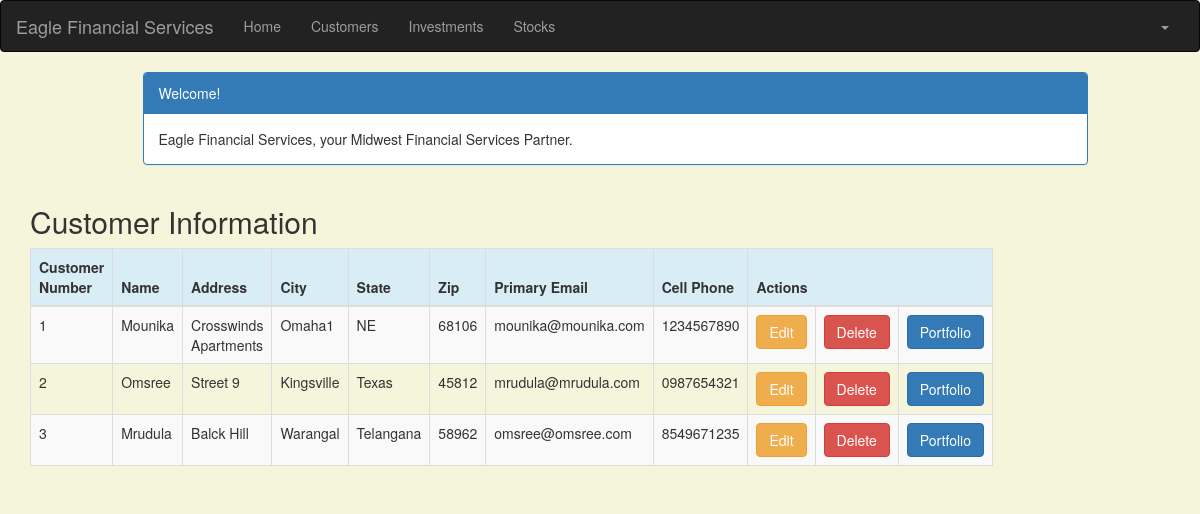
The page /customer/ (signed in) on the database its author committed.
### portfolio/models.py (models this page shows, shortened)
class Customer(models.Model):
    name = models.CharField(max_length=50)
    address = models.CharField(max_length=200)
    cust_number = models.IntegerField(blank=False, null=False)
    city = models.CharField(max_length=50)
    state = models.CharField(max_length=50)
    zipcode = models.CharField(max_length=10)
    email = models.EmailField(max_length=200)
    cell_phone = models.CharField(max_length=50)
    created_date = models.DateTimeField(
        default=timezone.now)
    updated_date = models.DateTimeField(auto_now_add=True)

### portfolio/views.py (the view)
# urls.py: url(r'^customer/$', views.customer_list, name='customer_list'),
@login_required
def customer_list(request):
   customer = Customer.objects.filter(created_date__lte=timezone.now())
   return render(request, 'portfolio/customer_list.html',
                 {'customers': customer})

### portfolio/templates/portfolio/customer_list.html (shortened to what this page needs)
{% extends 'portfolio/base.html' %}
{% block content %}
    <!DOCTYPE html>
    <html>
    <head>
        <link rel="stylesheet" href="https://maxcdn.bootstrapcdn.com/bootstrap/3.3.4/css/bootstrap.min.css">
    </head>
    <body>
    <div class="container">
        <div class="row">
            <div class="col-md-10 col-md-offset-1">
                <div class="panel panel-primary">
                    <div class="panel-heading">Welcome!</div>
                    <div class="panel-body">
                        Eagle Financial Services, your Midwest Financial Services Partner.
                    </div>
                </div>
            </div>
        </div>
    </div>
    <div class="row">
        <h2 style="padding-left: 15Px">Customer Information</h2>
    </div>
    <div>
        <table class="table table-striped table-bordered table-hover">
            <thead>
            <tr class="bg-info">
                <th>Customer Number</th>
                <th>Name</th>
                <th>Address</th>
                <th>City</th>
                <th>State</th>
                <th>Zip</th>
                <th>Primary Email</th>
                <th>Cell Phone</th>
                <th colspan="3">Actions</th>
            </tr>
            </thead>
            <tbody>
            {% for customer in customers %}
                <tr>
                    <td>{{ customer.cust_number }}</td>
                    <td>{{ customer.name }}</td>
                    <td>{{ customer.address }}</td>
                    <td>{{ customer.city }}</td>
                    <td>{{ customer.state }}</td>
                    <td>{{ customer.zipcode }}</td>
                    <td>{{ customer.email }}</td>
                    <td>{{ customer.cell_phone }}</td>
                    <td><a href="{% url 'portfolio:customer_edit' pk=customer.pk %}" class="btn btn-warning">Edit</a>
                    <td><a href="{% url 'portfolio:customer_delete' pk=customer.pk %}"
                           onclick="return confirm('Are you sure you want to delete?')"
                           class="btn btn-danger">Delete</a>
                    </td>
                    <td><a href="{% url 'portfolio:portfolio' pk=customer.pk %}"
                           class="btn btn-primary">Portfolio</a>
                    </td>
                </tr>
            {% endfor %}
            </tbody>
        </table>
    </div>
    </body>
    </html>
{% endblock %}

### portfolio/templates/portfolio/customer_list.html (style rules this page uses)
body { background-color: beige; }

### rows shown on the page
Customer: cust_number "1", name "Mounika", address "Crosswinds Apartments", city "Omaha1", state "NE", zipcode "68106", email "mounika@mounika.com", cell_phone "1234567890"
Customer: cust_number "2", name "Omsree", address "Street 9", city "Kingsville", state "Texas", zipcode "45812", email "mrudula@mrudula.com", cell_phone "0987654321"
Customer: cust_number "3", name "Mrudula", address "Balck Hill", city "Warangal", state "Telangana", zipcode "58962", email "omsree@omsree.com", cell_phone "8549671235"
